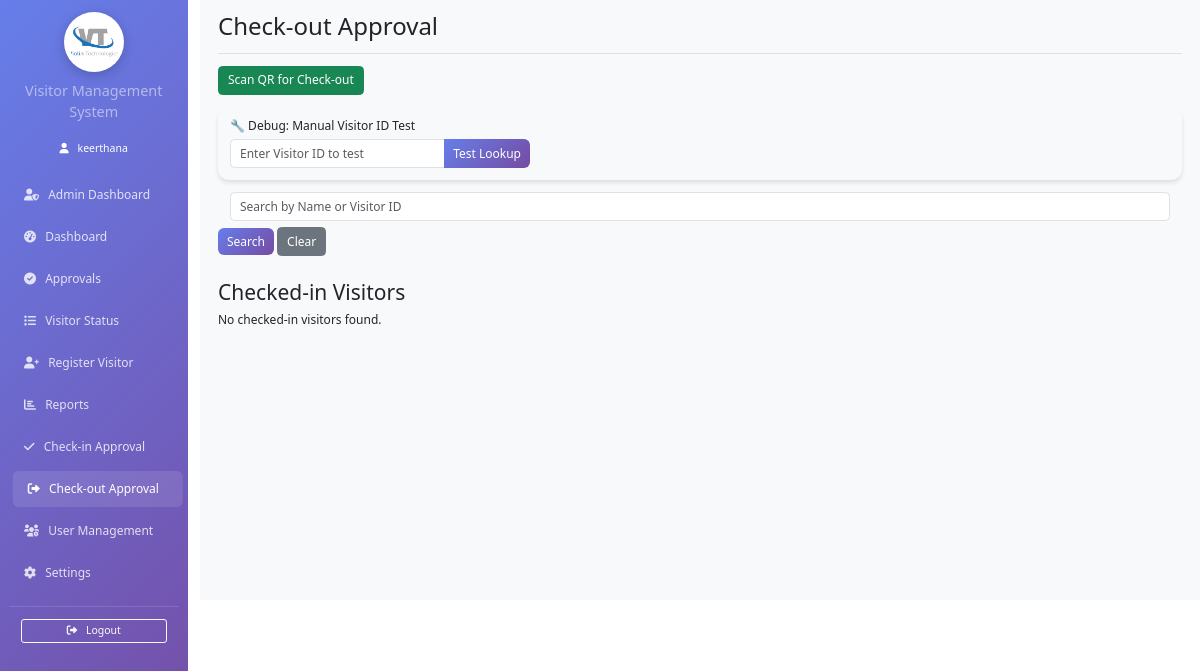
Page /vms/check_out_approval (signed in) on the earlier database version.
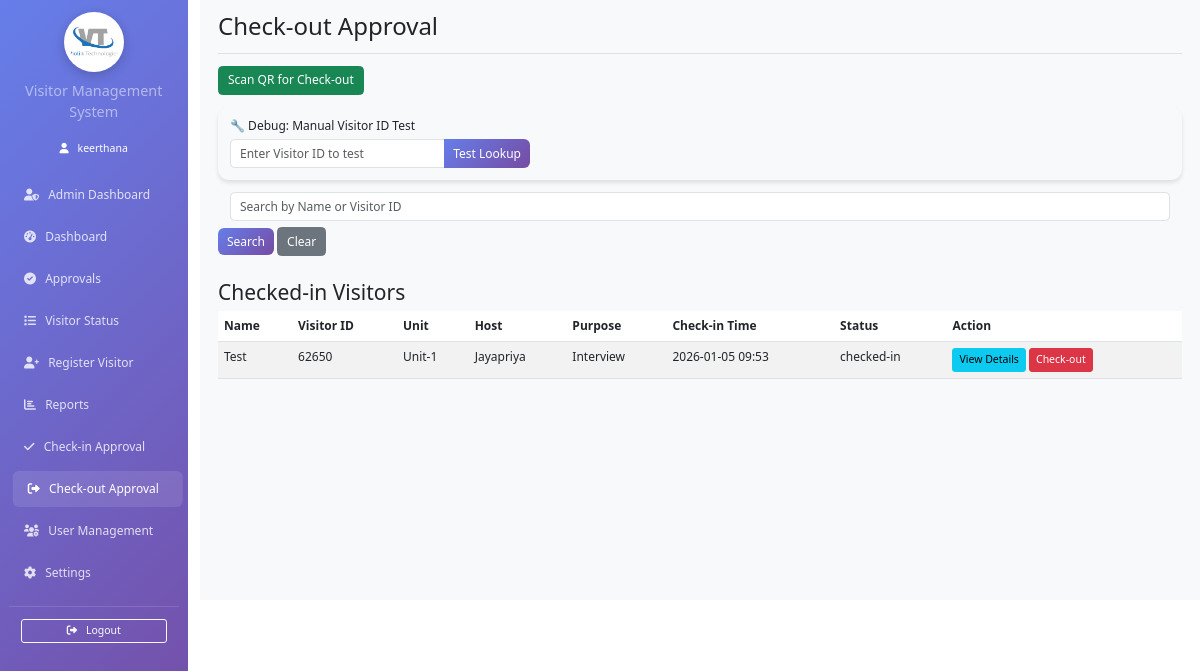
Same page on the later database version.
### app.py (models this page shows)
class Visitor(db.Model):
    id = db.Column(db.Integer, primary_key=True)
    name = db.Column(db.String(100), nullable=False)
    email = db.Column(db.String(120))
    mobile = db.Column(db.String(20), nullable=False)
    purpose = db.Column(db.Text, nullable=False)
    host_id = db.Column(db.Integer, db.ForeignKey('user.id'), nullable=False)
    id_proof_path = db.Column(db.String(200))
    id_proof_type = db.Column(db.String(50))  # New column for type of ID proof
    other_id_proof_type = db.Column(db.String(100))  # New column for custom ID proof type if 'Others' is selected
    visitor_image = db.Column(db.String(200))  # New column for visitor's captured photo
    status = db.Column(db.String(20), default='pending')  # pending, approved, rejected, exited
    approved_at = db.Column(db.DateTime) # New column to store approval timestamp
    check_in_time = db.Column(db.DateTime) # Removed default=datetime.utcnow, as check-in is a separate action
    check_out_time = db.Column(db.DateTime)
    qr_code = db.Column(db.String(200))
    created_by = db.Column(db.Integer, db.ForeignKey('user.id'), nullable=False)
    unit = db.Column(db.String(100)) # New column for visitor's unit
    work_permit_certificate = db.Column(db.String(200))  # Path to work permit certificate file
    approved_by_id = db.Column(db.Integer, db.ForeignKey('user.id'))  # ID of user who approved
    meeting_id = db.Column(db.String(50))
    requested_by = db.Column(db.String(100))
    no_of_hours = db.Column(db.Integer)
    visit_location = db.Column(db.String(100))
    visitor_type = db.Column(db.String(50))
    company = db.Column(db.String(100))
    from_datetime = db.Column(db.DateTime)
    to_datetime = db.Column(db.DateTime)
    card_identification_name = db.Column(db.String(100))
    access_group_name = db.Column(db.String(100))
    Visitor_ID = db.Column(db.String(100))
    original_visitor_id = db.Column(db.String(100))
    host = db.relationship('User', foreign_keys=[host_id])
    created_by_user = db.relationship('User', foreign_keys=[created_by])
    approved_by_user = db.relationship('User', foreign_keys=[approved_by_id])
    materials = db.relationship('Material', backref='visitor', lazy=True, cascade="all, delete-orphan")

class User(UserMixin, db.Model):
    id = db.Column(db.Integer, primary_key=True)
    employee_id = db.Column(db.String(80), unique=True, nullable=False)
    email = db.Column(db.String(120), unique=True, nullable=False)
    password_hash = db.Column(db.String(255), nullable=False)
    role = db.Column(db.String(20), nullable=False)
    username = db.Column(db.String(100), nullable=False)
    department = db.Column(db.String(100))
    unit = db.Column(db.String(100))
    is_active = db.Column(db.Boolean, default=True)
    created_at = db.Column(db.DateTime, default=lambda: datetime.now(IST_TIMEZONE))
    is_hod = db.Column(db.Boolean, default=False)  # Field to identify HODs

### app.py (the view, shortened to what this page needs)
@app.route('/vms/check_out_approval', methods=['GET', 'POST'])
@rate_limit(limit=60, window=60, name='check_out')
@login_required
def check_out_approval():
    if current_user.role not in ['admin', 'security']:
        flash('Access denied!', 'error')
        return redirect(url_for('dashboard',_external=True))
    search_term = request.args.get('search_term', '').strip()
    query = Visitor.query.filter_by(status='checked-in')
    if search_term:
        query = query.filter(db.or_(
            Visitor.name.ilike(f"%{search_term}%"),
            Visitor.Visitor_ID == search_term
        ))
    if current_user.role == 'security':
        query = query.filter_by(unit=current_user.unit)
    checked_in_visitors = query.order_by(Visitor.check_in_time.desc()).all()
    return render_template('check_out_approval.html', checked_in_visitors=checked_in_visitors)

### app.py (called while the page is built)
def _rate_key(name: str):
    try:
        identifier = None
        if current_user.is_authenticated:
            identifier = f"user:{current_user.id}"
        else:
            identifier = f"ip:{request.headers.get('X-Forwarded-For', request.remote_addr) or 'unknown'}"
        return f"{identifier}:{name}"
    except Exception:
        return f"ip:{request.remote_addr or 'unknown'}:{name}"

@login_manager.user_loader
def load_user(user_id):
    return User.query.get(int(user_id))

@app.before_request
def adjust_script_root():
    if request.path.startswith('/vms'):
        request.environ['SCRIPT_NAME'] = '/vms'

### templates/check_out_approval.html (shortened to what this page needs)
{% extends "base.html" %}
{% block page_title %}Check-out Approval{% endblock %}
{% block content %}
    <button id="check-out-button" class="btn btn-success mb-3">Scan QR for Check-out</button>
    <div class="card mb-3 bg-light">
        <div class="card-body">
            <h6 class="mb-2">🔧 Debug: Manual Visitor ID Test</h6>
            <div class="input-group" style="max-width: 400px;">
                <input type="text" id="manual-visitor-id" class="form-control" placeholder="Enter Visitor ID to test">
                <button id="manual-test-button" class="btn btn-primary">Test Lookup</button>
            </div>
        </div>
    </div>
    <form method="GET" class="form-inline mb-3" id="searchForm">
        <div class="form-group mx-sm-3 mb-2">
            <input type="text" class="form-control" id="searchTermInput" name="search_term" placeholder="Search by Name or Visitor ID">
        </div>
        <button type="submit" class="btn btn-primary mb-2">Search</button>
        <button type="button" class="btn btn-secondary mb-2 ml-2" id="clearSearchButton">Clear</button>
    </form>
    <h3 class="mt-4">Checked-in Visitors</h3>
    {% if checked_in_visitors %}
        <div class="table-responsive">
            <table class="table table-striped table-hover">
                <thead>
                    <tr>
                        <th>Name</th>
                        <th>Visitor ID</th>
                        <th>Unit</th>
                        <th>Host</th>
                        <th>Purpose</th>
                        <th>Check-in Time</th>
                        <th>Status</th>
                        <th>Action</th>
                    </tr>
                </thead>
                <tbody>
                    {% for visitor in checked_in_visitors %}
                        <tr>
                            <td>{{ visitor.name }}</td>
                            <td>{{ visitor.Visitor_ID }}</td>
                            <td>{{ visitor.unit }}</td>
                            <td>{{ visitor.host.username }}</td>
                            <td>{{ visitor.purpose }}</td>
                            <td>{{ visitor.check_in_time.strftime('%Y-%m-%d %H:%M') if visitor.check_in_time else 'N/A' }}</td>
                            <td>{{ visitor.status }}</td>
                            <td>
                                <button class="btn btn-sm btn-info view-details-btn" data-visitor-id="{{ visitor.original_visitor_id }}">View Details</button>
                                <button type="button" class="btn btn-sm btn-danger check-out-table-btn" data-visitor-id="{{ visitor.original_visitor_id }}">Check-out</button>
                            </td>
                        </tr>
                    {% endfor %}
                </tbody>
            </table>
        </div>
    {% else %}
        <p>No checked-in visitors found.</p>
    {% endif %}
{% endblock %}

Differences in the rows shown:
added Visitor: name "Test", Visitor_ID "62650", unit "Unit-1", host.username "Jayapriya", purpose "Interview", check_in_time "2026-01-05 09:53", status "checked-in"
Other differences:
text no longer shown: "No checked-in visitors found."
text now shown: "Name Visitor ID Unit Host Purpose Check-in Time Status Action"
